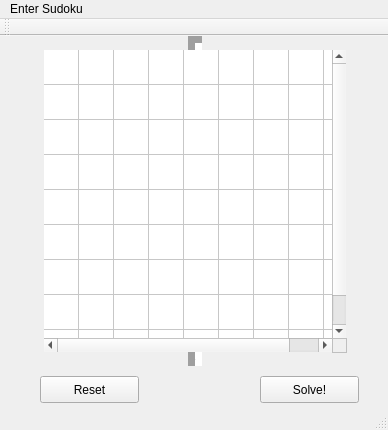
<?xml version="1.0" encoding="UTF-8"?>
<ui version="4.0">
 <class>MainWindow</class>
 <widget class="QMainWindow" name="MainWindow">
  <property name="geometry">
   <rect>
    <x>0</x>
    <y>0</y>
    <width>388</width>
    <height>430</height>
   </rect>
  </property>
  <property name="windowTitle">
   <string>MainWindow</string>
  </property>
  <widget class="QWidget" name="centralWidget">
   <widget class="QPushButton" name="pushButton">
    <property name="geometry">
     <rect>
      <x>260</x>
      <y>340</y>
      <width>99</width>
      <height>27</height>
     </rect>
    </property>
    <property name="text">
     <string>Solve!</string>
    </property>
   </widget>
   <widget class="QTableWidget" name="tableWidget">
    <property name="geometry">
     <rect>
      <x>30</x>
      <y>0</y>
      <width>330</width>
      <height>330</height>
     </rect>
    </property>
    <property name="sizePolicy">
     <sizepolicy hsizetype="Fixed" vsizetype="Fixed">
      <horstretch>0</horstretch>
      <verstretch>0</verstretch>
     </sizepolicy>
    </property>
    <property name="cursor" stdset="0">
     <cursorShape>IBeamCursor</cursorShape>
    </property>
    <property name="mouseTracking">
     <bool>true</bool>
    </property>
    <property name="layoutDirection">
     <enum>Qt::LeftToRight</enum>
    </property>
    <property name="autoFillBackground">
     <bool>false</bool>
    </property>
    <property name="inputMethodHints">
     <set>Qt::ImhNone</set>
    </property>
    <property name="frameShape">
     <enum>QFrame::VLine</enum>
    </property>
    <property name="frameShadow">
     <enum>QFrame::Sunken</enum>
    </property>
    <property name="lineWidth">
     <number>7</number>
    </property>
    <property name="midLineWidth">
     <number>0</number>
    </property>
    <property name="verticalScrollBarPolicy">
     <enum>Qt::ScrollBarAsNeeded</enum>
    </property>
    <property name="horizontalScrollBarPolicy">
     <enum>Qt::ScrollBarAsNeeded</enum>
    </property>
    <property name="autoScrollMargin">
     <number>0</number>
    </property>
    <property name="editTriggers">
     <set>QAbstractItemView::AllEditTriggers</set>
    </property>
    <property name="selectionMode">
     <enum>QAbstractItemView::NoSelection</enum>
    </property>
    <property name="textElideMode">
     <enum>Qt::ElideRight</enum>
    </property>
    <property name="showGrid">
     <bool>true</bool>
    </property>
    <property name="gridStyle">
     <enum>Qt::SolidLine</enum>
    </property>
    <attribute name="horizontalHeaderVisible">
     <bool>false</bool>
    </attribute>
    <attribute name="horizontalHeaderCascadingSectionResizes">
     <bool>false</bool>
    </attribute>
    <attribute name="horizontalHeaderDefaultSectionSize">
     <number>35</number>
    </attribute>
    <attribute name="horizontalHeaderMinimumSectionSize">
     <number>30</number>
    </attribute>
    <attribute name="verticalHeaderVisible">
     <bool>false</bool>
    </attribute>
    <attribute name="verticalHeaderCascadingSectionResizes">
     <bool>false</bool>
    </attribute>
    <attribute name="verticalHeaderDefaultSectionSize">
     <number>35</number>
    </attribute>
    <attribute name="verticalHeaderMinimumSectionSize">
     <number>30</number>
    </attribute>
    <row>
     <property name="text">
      <string/>
     </property>
    </row>
    <row>
     <property name="text">
      <string/>
     </property>
    </row>
    <row>
     <property name="text">
      <string/>
     </property>
    </row>
    <row>
     <property name="text">
      <string/>
     </property>
    </row>
    <row>
     <property name="text">
      <string/>
     </property>
    </row>
    <row>
     <property name="text">
      <string/>
     </property>
    </row>
    <row>
     <property name="text">
      <string/>
     </property>
    </row>
    <row>
     <property name="text">
      <string/>
     </property>
    </row>
    <row>
     <property name="text">
      <string/>
     </property>
    </row>
    <column>
     <property name="text">
      <string/>
     </property>
    </column>
    <column>
     <property name="text">
      <string/>
     </property>
    </column>
    <column>
     <property name="text">
      <string/>
     </property>
    </column>
    <column>
     <property name="text">
      <string/>
     </property>
    </column>
    <column>
     <property name="text">
      <string/>
     </property>
    </column>
    <column>
     <property name="text">
      <string/>
     </property>
    </column>
    <column>
     <property name="text">
      <string/>
     </property>
    </column>
    <column>
     <property name="text">
      <string/>
     </property>
    </column>
    <column>
     <property name="text">
      <string/>
     </property>
    </column>
    <item row="1" column="1">
     <property name="text">
      <string/>
     </property>
     <property name="flags">
      <set>ItemIsSelectable|ItemIsEditable|ItemIsDragEnabled|ItemIsUserCheckable|ItemIsEnabled</set>
     </property>
    </item>
   </widget>
   <widget class="QPushButton" name="pushButton_2">
    <property name="geometry">
     <rect>
      <x>40</x>
      <y>340</y>
      <width>99</width>
      <height>27</height>
     </rect>
    </property>
    <property name="text">
     <string>Reset</string>
    </property>
   </widget>
  </widget>
  <widget class="QMenuBar" name="menuBar">
   <property name="geometry">
    <rect>
     <x>0</x>
     <y>0</y>
     <width>388</width>
     <height>25</height>
    </rect>
   </property>
   <widget class="QMenu" name="menuEnter_Sudoku">
    <property name="title">
     <string>Enter Sudoku</string>
    </property>
   </widget>
   <addaction name="menuEnter_Sudoku"/>
  </widget>
  <widget class="QToolBar" name="mainToolBar">
   <attribute name="toolBarArea">
    <enum>TopToolBarArea</enum>
   </attribute>
   <attribute name="toolBarBreak">
    <bool>false</bool>
   </attribute>
  </widget>
  <widget class="QStatusBar" name="statusBar"/>
 </widget>
 <layoutdefault spacing="6" margin="11"/>
 <resources/>
 <connections/>
</ui>
